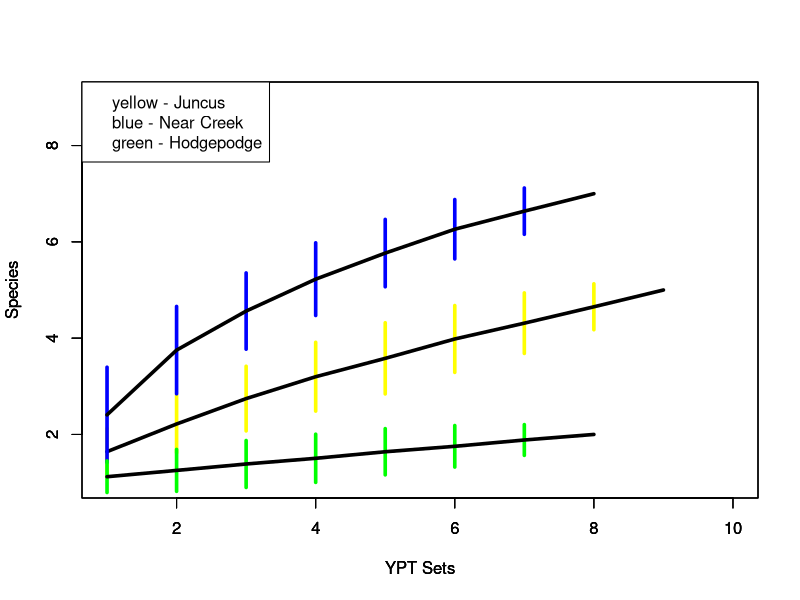
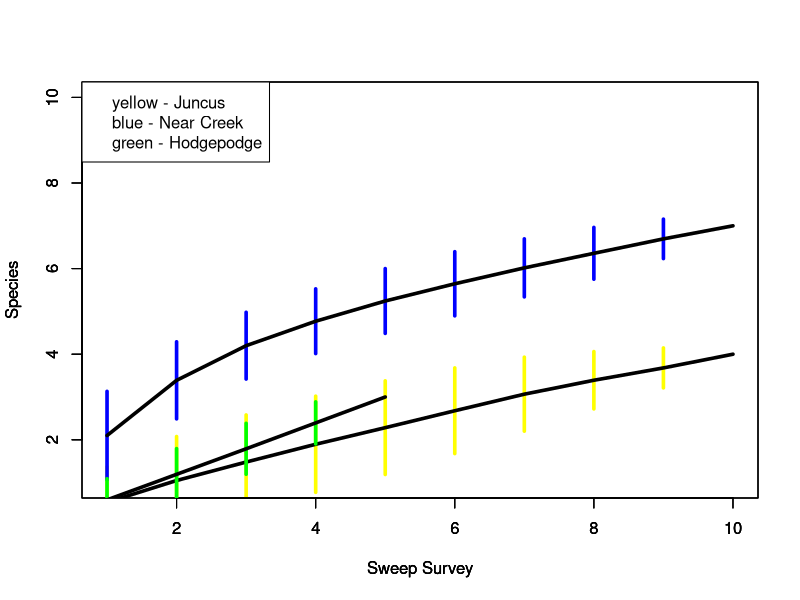
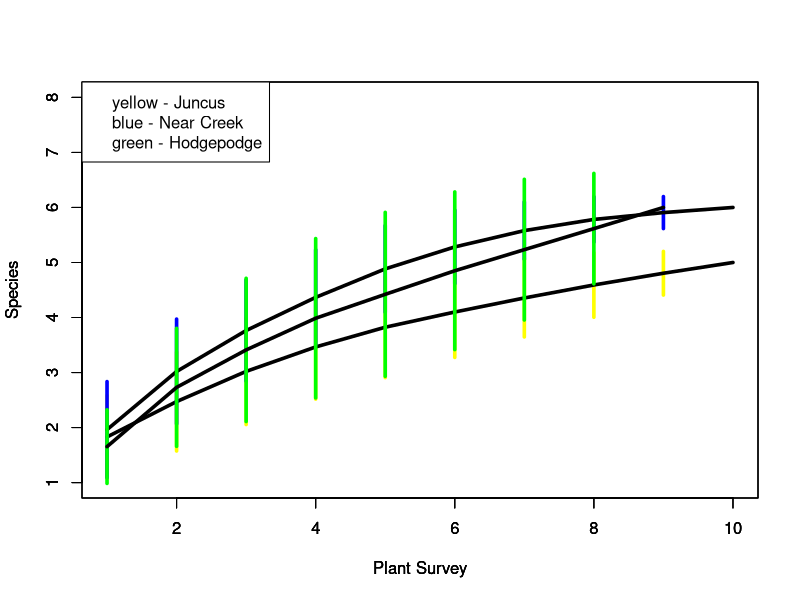
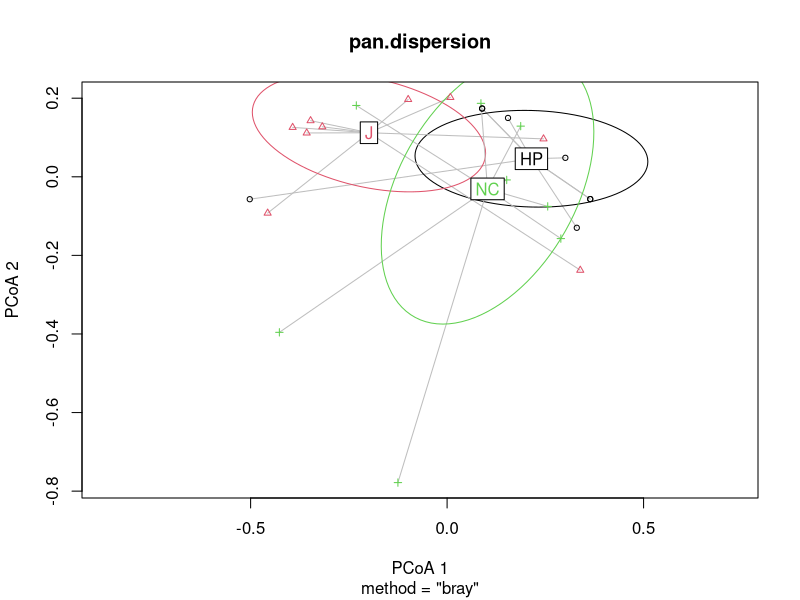

The R script that drew these images, in order: (Note: this script raises an error after producing the figures.)
## ---- chunk 1
knitr::opts_chunk$set(echo = TRUE)
## ---- chunk 2
library(vegan)
library(ggplot2)
library(tidyr)
library(plyr)
library(mgcv)
library(randomForest)
require(caTools)
library(reshape2)

#source('C:/Users/jeffr/Documents/School/MATH 6315/traditionalForwardBackward_lm.R')
#source('C:/Users/jeffr/Documents/School/MATH 6315/diagPlots.R')
#source('C:/Users/jeffr/Documents/School/MATH 6315/augPairs.R')

df1 <- read.csv("pan_fix.csv")
  
df2 <- read.csv("sweep_fix.csv")
  
df3 <- read.csv("vegetationdata_updated.csv")

panmarsh <- df1[df1$Strata == "J",]

panNC <- df1[df1$Strata == "NC",]

panHP <- df1[df1$Strata == "HP",]

sweepjuncus <- df2[df2$Strata == "J",]

sweepNC <- df2[df2$Strata == "NC",]

sweepHP <- df2[df2$Strata == "HP",]

plantmarsh <- df3[df3$Strata == "J",]

plantNC <- df3[df3$Strata == "NC",]

plantHP <- df3[df3$Strata == "HP",]

## ---- chunk 3

juncuspmat <- as.matrix(panmarsh[,5:13])

NCpmat <- as.matrix(panNC[,5:13])

HPpmat <- as.matrix(panHP[,5:13])

juncussmat <- as.matrix(sweepjuncus[,5:12])

NCsmat <- as.matrix(sweepNC[,5:12])

HPsmat <- as.matrix(sweepHP[,5:12])

juncusplmat <- as.matrix(plantmarsh[,4:12])

NCplmat <- as.matrix(plantNC[,4:12])

HPplmat <- as.matrix(plantHP[,4:12])

## ---- chunk 4

juncusprar<- specaccum(juncuspmat, method = "random", permutations = 999, conditioned = TRUE, gamma = "jack1")
NCprar<- specaccum(NCpmat, method = "random", permutations = 999, conditioned = TRUE, gamma = "jack1")
HPprar<- specaccum(HPpmat, method = "random", permutations = 999, conditioned = TRUE, gamma = "jack1")

plot(juncusprar, add = FALSE, ci = 1, ci.type = c("bar", "line", "polygon"), 
     col = par("fg"), ci.col = "yellow", ci.lty = 1, lwd= 3.5, xlim = c(1,10),
     ylim = c(1,9), xlab = "YPT Sets", ylab = "Species")
par(new = TRUE)
plot(NCprar, add = FALSE, ci = 1, ci.type = c("bar", "line", "polygon"), 
     col = par("fg"), ci.col = "blue", ci.lty = 1, lwd= 3.5, xlim = c(1,10), 
     ylim = c(1,9), xlab = "YPT Sets", ylab = "Species")
par(new = TRUE)
plot(HPprar, add = FALSE, ci = 1, ci.type = c("bar", "line", "polygon"), 
     col = par("fg"), ci.col = "green", ci.lty = 1, lwd= 3.5, xlim = c(1,10), 
     ylim = c(1,9), xlab = "YPT Sets", ylab = "Species")
legend("topleft", legend = c("yellow - Juncus", "blue - Near Creek", "green - Hodgepodge"))

juncusrar<- specaccum(juncussmat, method = "random", permutations = 999, conditioned = TRUE, gamma = "jack1")
NCsrar<- specaccum(NCsmat, method = "random", permutations = 999, conditioned = TRUE, gamma = "jack1")
HPsrar<- specaccum(HPsmat, method = "random", permutations = 999, conditioned = TRUE, gamma = "jack1")

plot(juncusrar, add = FALSE, ci = 1, ci.type = c("bar", "line", "polygon"), 
     col = par("fg"), ci.col = "yellow", ci.lty = 1, lwd= 3.5, xlim = c(1,10),
     ylim = c(1,10), xlab = "Sweep Survey", ylab = "Species")
par(new = TRUE)
plot(NCsrar, add = FALSE, ci = 1, ci.type = c("bar", "line", "polygon"), 
     col = par("fg"), ci.col = "blue", ci.lty = 1, lwd= 3.5, xlim = c(1,10), 
     ylim = c(1,10), xlab = "Sweep Survey", ylab = "Species")
par(new = TRUE)
plot(HPsrar, add = FALSE, ci = 1, ci.type = c("bar", "line", "polygon"), 
     col = par("fg"), ci.col = "green", ci.lty = 1, lwd= 3.5, xlim = c(1,10), 
     ylim = c(1,10), xlab = "Sweep Survey", ylab = "Species")
legend("topleft", legend = c("yellow - Juncus", "blue - Near Creek", "green - Hodgepodge"))

juncusplrar<- specaccum(juncusplmat, method = "random", permutations = 999, conditioned = TRUE, gamma = "jack1")
NCplrar<- specaccum(NCplmat, method = "random", permutations = 999, conditioned = TRUE, gamma = "jack1")
HPplrar<- specaccum(HPplmat, method = "random", permutations = 999, conditioned = TRUE, gamma = "jack1")

plot(juncusplrar, add = FALSE, ci = 1, ci.type = c("bar", "line", "polygon"), 
     col = par("fg"), ci.col = "yellow", ci.lty = 1, lwd= 3.5, xlim = c(1,10),
     ylim = c(1,8), xlab = "Plant Survey", ylab = "Species")
par(new = TRUE)
plot(NCplrar, add = FALSE, ci = 1, ci.type = c("bar", "line", "polygon"), 
     col = par("fg"), ci.col = "blue", ci.lty = 1, lwd= 3.5, xlim = c(1,10), 
     ylim = c(1,8), xlab = "Plant Survey", ylab = "Species")
par(new = TRUE)
plot(HPplrar, add = FALSE, ci = 1, ci.type = c("bar", "line", "polygon"), 
     col = par("fg"), ci.col = "green", ci.lty = 1, lwd= 3.5, xlim = c(1,10), 
     ylim = c(1,8), xlab = "Plant Survey", ylab = "Species")
legend("topleft", legend = c("yellow - Juncus", "blue - Near Creek", "green - Hodgepodge"))
## ---- chunk 5

df1<-na.omit(df1)

pan<-as.matrix(df1[,5:13])
panMETA<-df1[,c(1:4)]
##habitat.sqrt<-sqrt(habitat) #square root transform
pan.dist<-vegdist(pan, method='bray', na.rm = TRUE) #Bray-curtis dissimilarity matrix

df2<-na.omit(df2)

sweep<-as.matrix(df2[,5:12])
##habitat.sqrt<-sqrt(habitat) #square root transform
sweep.dist<-vegdist(sweep, method='bray', na.rm = TRUE) #Bray-curtis dissimilarity matrix

df2<-na.omit(df3)
## check/fix!!

plant<-as.matrix(df3[,4:12])
##habitat.sqrt<-sqrt(habitat) #square root transform
plant.dist<-vegdist(plant, method='bray', na.rm = TRUE) #Bray-curtis dissimilarity matrix
## ---- chunk 6

pan.dispersion <- betadisper(pan.dist, group=df1$Strata)
permutest(pan.dispersion)
plot(pan.dispersion, hull=FALSE, ellipse=TRUE)

sweep.dispersion <- betadisper(sweep.dist, group=df2$Strata)
permutest(sweep.dispersion)
plot(sweep.dispersion, hull=FALSE, ellipse=TRUE)

plant.dispersion <- betadisper(plant.dist, group=df3$Strata)
permutest(plant.dispersion)
plot(plant.dispersion, hull=FALSE, ellipse=TRUE)
## ---- chunk 7
panPERM<-adonis2(pan.dist~Strata, data=df1, permutations = 999, method = "bray", strata="PLOT")
panPERM

simper_pan<-simper(pan, panMETA$Strata, permutations = 999)
summary(simper_pan, ordered=TRUE, digits=max(3))

sweepPERM<-adonis2(sweep.dist~Strata, data=df2, permutations = 999, method = "bray", strata="PLOT")
sweepPERM

plantPERM<-adonis2(plant.dist~Strata, data=df3, permutations = 999, method = "bray", strata="PLOT")
plantPERM
## ---- chunk 8

df2<-na.omit(df2)

habitat<-as.matrix(df2[,16:42])
habitat.sqrt<-sqrt(habitat) #square root transform
habitat.dist<-vegdist(habitat.sqrt, method='bray', na.rm = TRUE) #Bray-curtis dissimilarity matrix

habitatPERM<-adonis2(habitat.dist~habitat, data=df2, permutations = 999, method = "bray", strata="PLOT")
habitatPERM

habitatMETA<-df2[,c(1:15)]

simper_habitat<-simper(habitat, habitatMETA$habitat, permutations = 999)
summary(simper_habitat, ordered=TRUE, digits=max(3))
